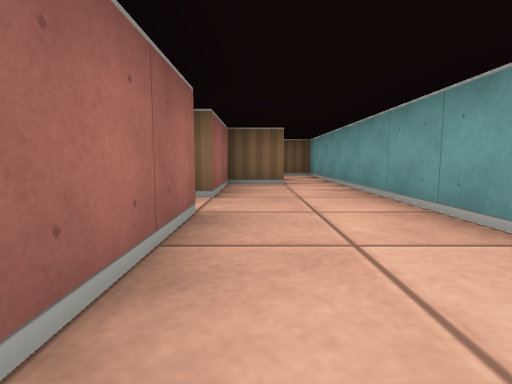
view 1 (above)

20 first-person views from a walk through a cub3D ray-caster map. The camera is about half as high as the walls, tilts 6° down and sees 80° across. The floor is counted in squares. Each view is taken from the middle of a square. On the plan, view 1 faces up. The plan holds only what a view shows up to about 9 squares ahead; the rest is blank.

view 2
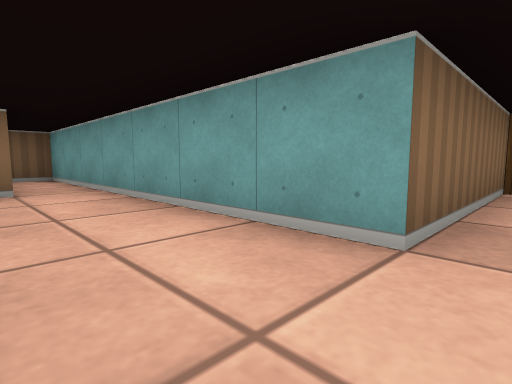

view 3
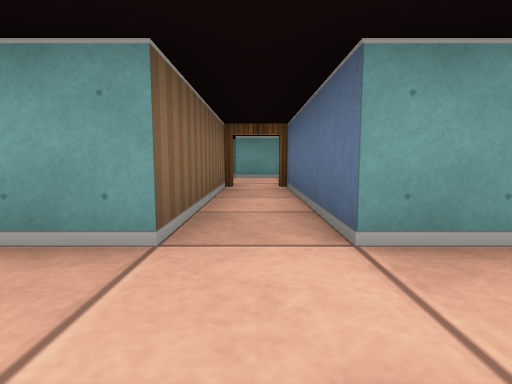

view 4
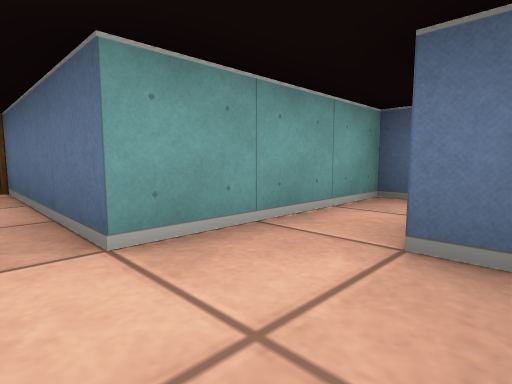

view 5
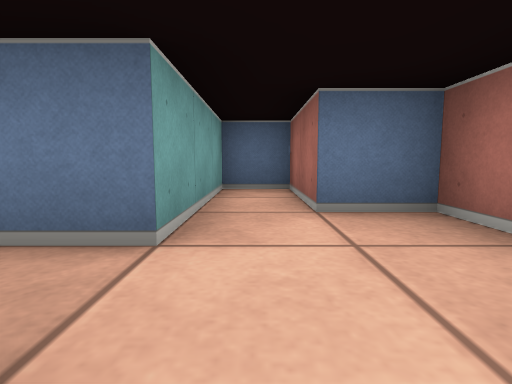

view 6
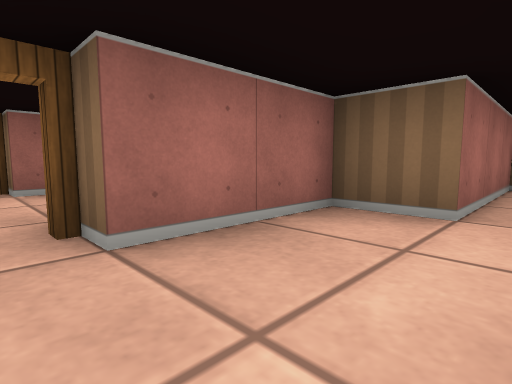

view 7
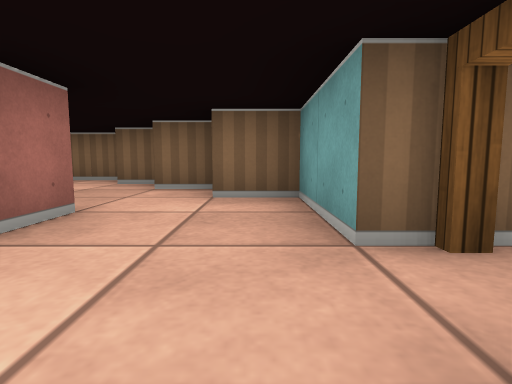

view 8
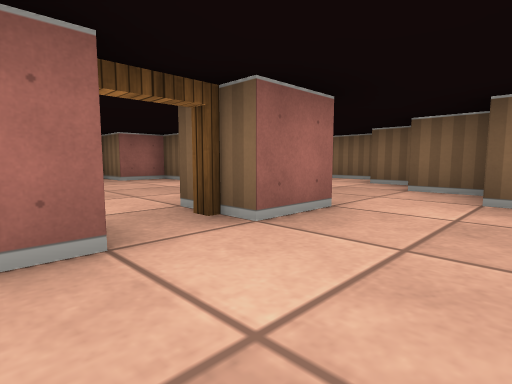

view 9
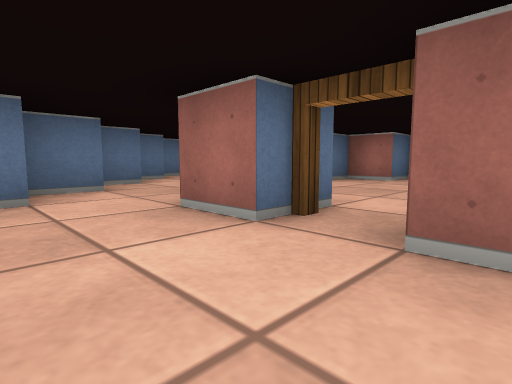

view 10
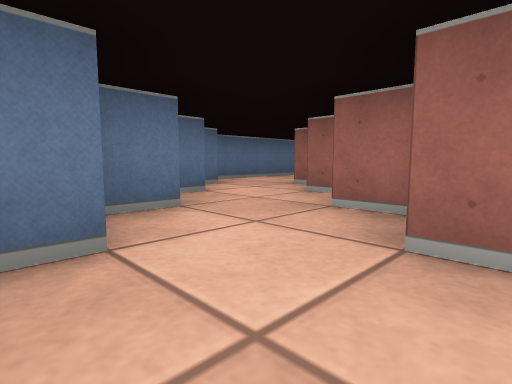

view 11
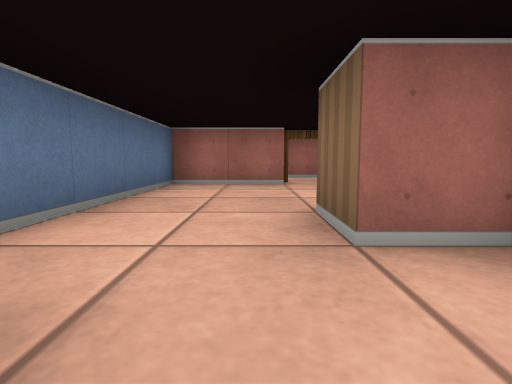

view 12
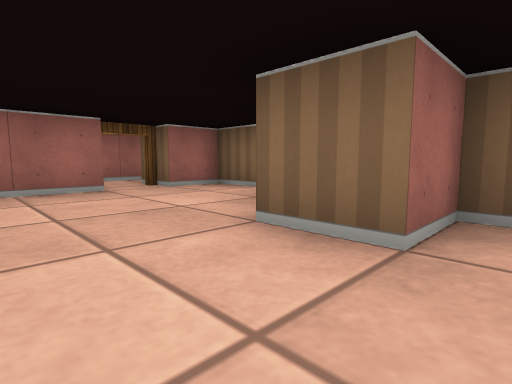

view 13
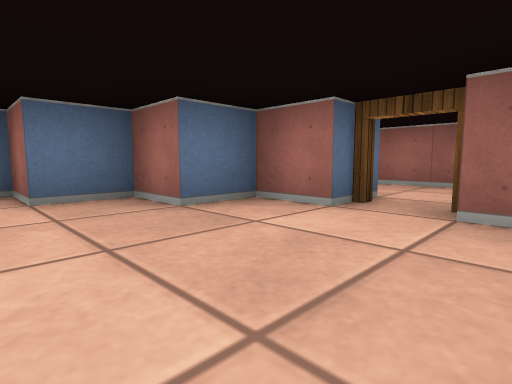

view 14
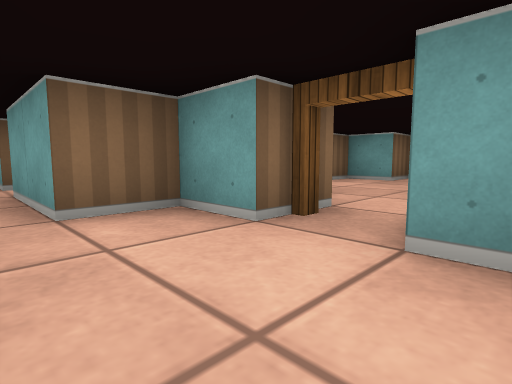

view 15
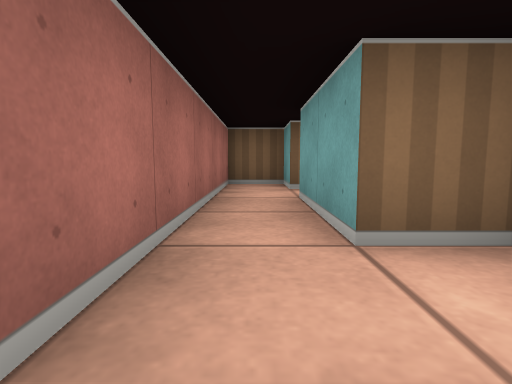

view 16
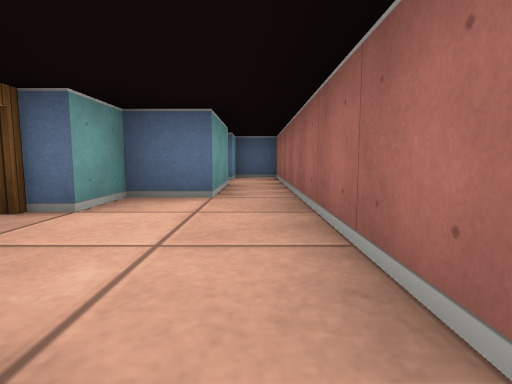

view 17
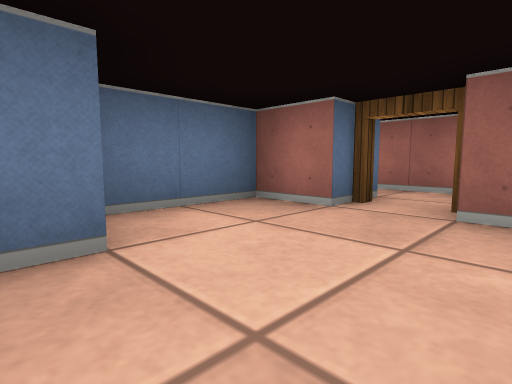

view 18
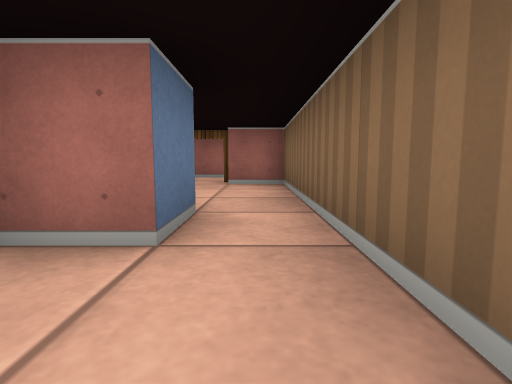

view 19
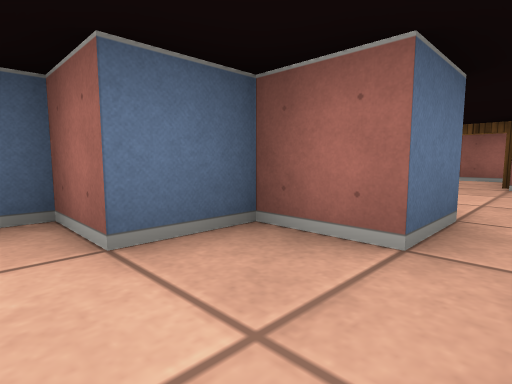

view 20
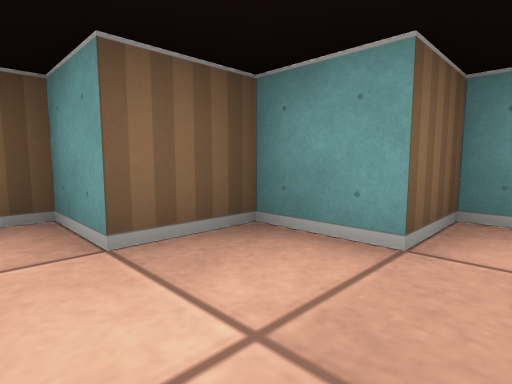

### Floor plan
Points are (right, up) in squares from view 1. A wall is a line through its corners. A room is listed if a view was taken in it or the views show most of it. See-through windows are left out.
Room 1 (views 1, 2, 3, 4, 5, 6)
walls: (-0.5, 2.5) (-0.5, -0.5) (0.5, -0.5) (0.5, -2.5) (1.5, -2.5) (1.5, 0.5) (5.1, 0.5); (5.1, 1.5) (1.5, 1.5) (1.5, 8.5) (0.5, 8.5) (0.5, 5.5) (-0.5, 5.5) (-0.5, 3.5)
ways out: open door at (-1, 3) to room 2; open door at (5, 1)
Room 2 (views 7, 8, 9, 10, 11, 12, 18, 19, 20)
walls: (-4.5, 1.2) (-4.5, 0.5); (-2.6, 0.5) (-2, 0.5); (-3.6, -0.5) (-2.6, -0.5); (-3.5, 2.5) (-3.5, 1.5); (-5.5, 0) (-5.5, -0.5); (-4.6, -1.5) (-3.8, -1.5); (-6.5, -0.4) (-6.5, -1.5) (-7.5, -1.5); (-1.5, 3.5) (-1.5, 5.5) (-2.5, 5.5); (-3.5, 4.6) (-3.5, 3.5); (-5.6, -2.5) (-4.9, -2.5); (-9.5, 0.5) (-10.5, 0.5) (-10.5, -0.5); (-2.4, 6.5) (-3.5, 6.5) (-3.5, 7.5) (-4.5, 7.5) (-4.5, 8.5) (-7.5, 8.5); (-10.5, -1.4) (-10.5, -3.5) (-6, -3.5); (-7.6, 7.5) (-6.5, 7.5) (-6.5, 6.5) (-5.5, 6.5) (-5.5, 5.5) (-5.1, 5.5)
ways out: open door at (-1, 3) to room 1; open door at (-4, 3) to room 3; open door at (-11, -1) to room 4; opening at (-8, 8) to room 5
Room 3 (view 13)
walls: (-9.5, 2.5) (-9.5, 1.5) (-8.5, 1.5) (-8.5, 0.5) (-7.5, 0.5); (-7.8, 5.5) (-8.5, 5.5) (-8.5, 4.5) (-9.5, 4.5); (-4.5, 4.5) (-5.5, 4.5) (-5.5, 5.5) (-6.2, 5.5)
ways out: open door at (-4, 3) to room 2; open door at (-10, 3) to room 4
Room 4 (views 14, 15, 16)
walls: (-10.5, 3.5) (-10.5, 4.5) (-11.5, 4.5) (-11.5, 6.5); (-11.5, -0.5) (-11.5, 1.5) (-10.5, 1.5) (-10.5, 2.5); (-11.5, 7.5) (-11.5, 8.5) (-12.5, 8.5) (-12.5, -2.5) (-11.5, -2.5) (-11.5, -1.6)
ways out: open door at (-11, -1) to room 2; open door at (-10, 3) to room 3; open door at (-11, 7) to room 5
Room 5 (view 17)
walls: (-8.6, 6.5) (-8, 6.5); (-10.5, 6.5) (-10.5, 5.5) (-8.5, 5.5); (-7.5, 8.5) (-10.5, 8.5) (-10.5, 7.5)
ways out: opening at (-8, 8) to room 2; open door at (-11, 7) to room 4

Positions as (right, up) in squares from view 1, and headings:
1: (0, 0), facing up
2: (0, 1), facing up-right
3: (0, 1), facing right
4: (0, 1), facing down-right
5: (1, 2), facing down
6: (1, 3), facing up-left
7: (-2, 2), facing up
8: (-2, 2), facing up-left
9: (-2, 4), facing down-left
10: (-2, 2), facing down-left
11: (-5, -2), facing left
12: (-6, -3), facing up-left
13: (-7, 4), facing down-left
14: (-12, 2), facing up-right
15: (-12, 3), facing up
16: (-12, 5), facing down
17: (-8, 8), facing down-left
18: (-5, 8), facing left
19: (-5, 8), facing down-left
20: (-5, 6), facing up-right
